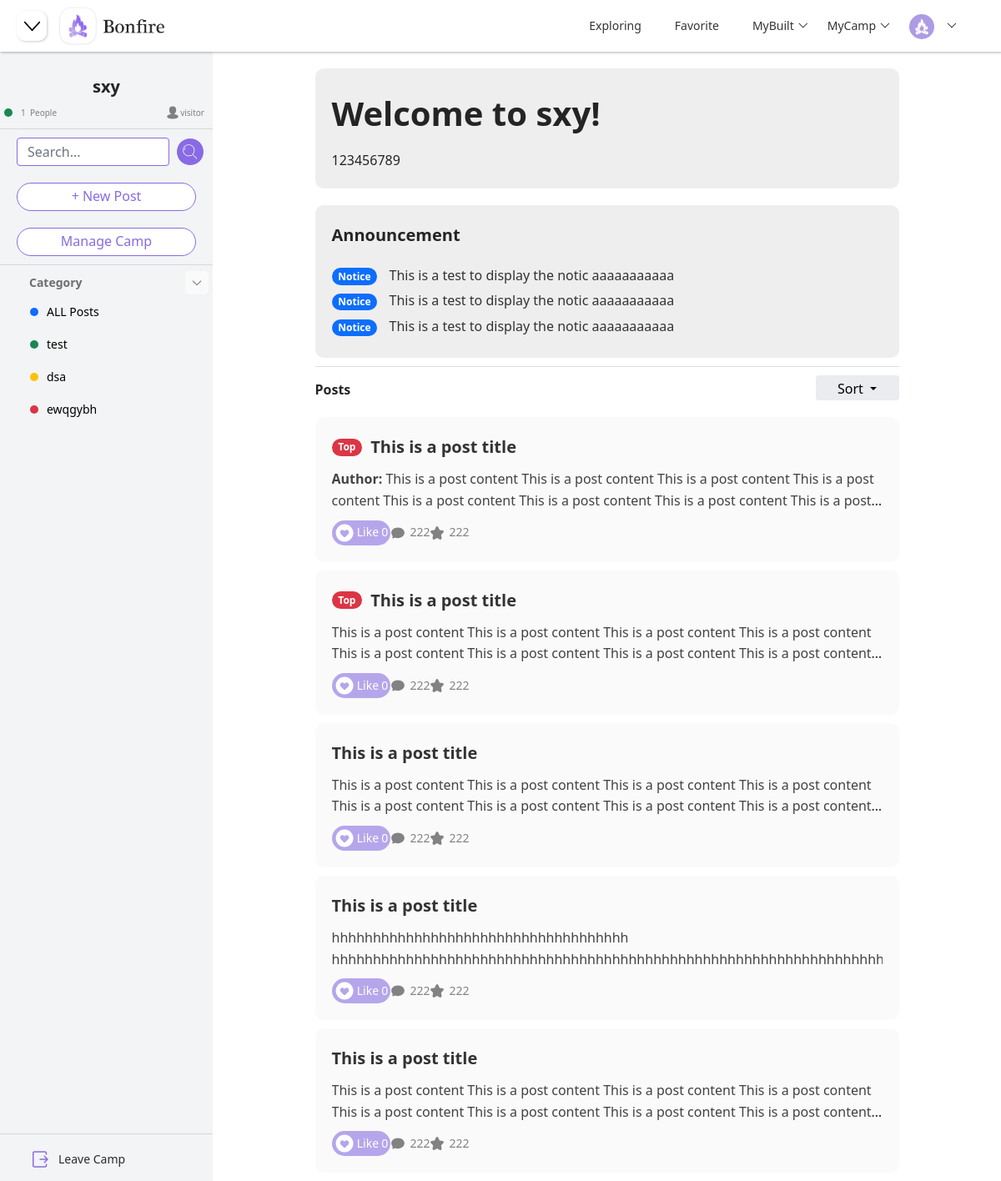
Before: /camp/4 (signed in) with the older database file.
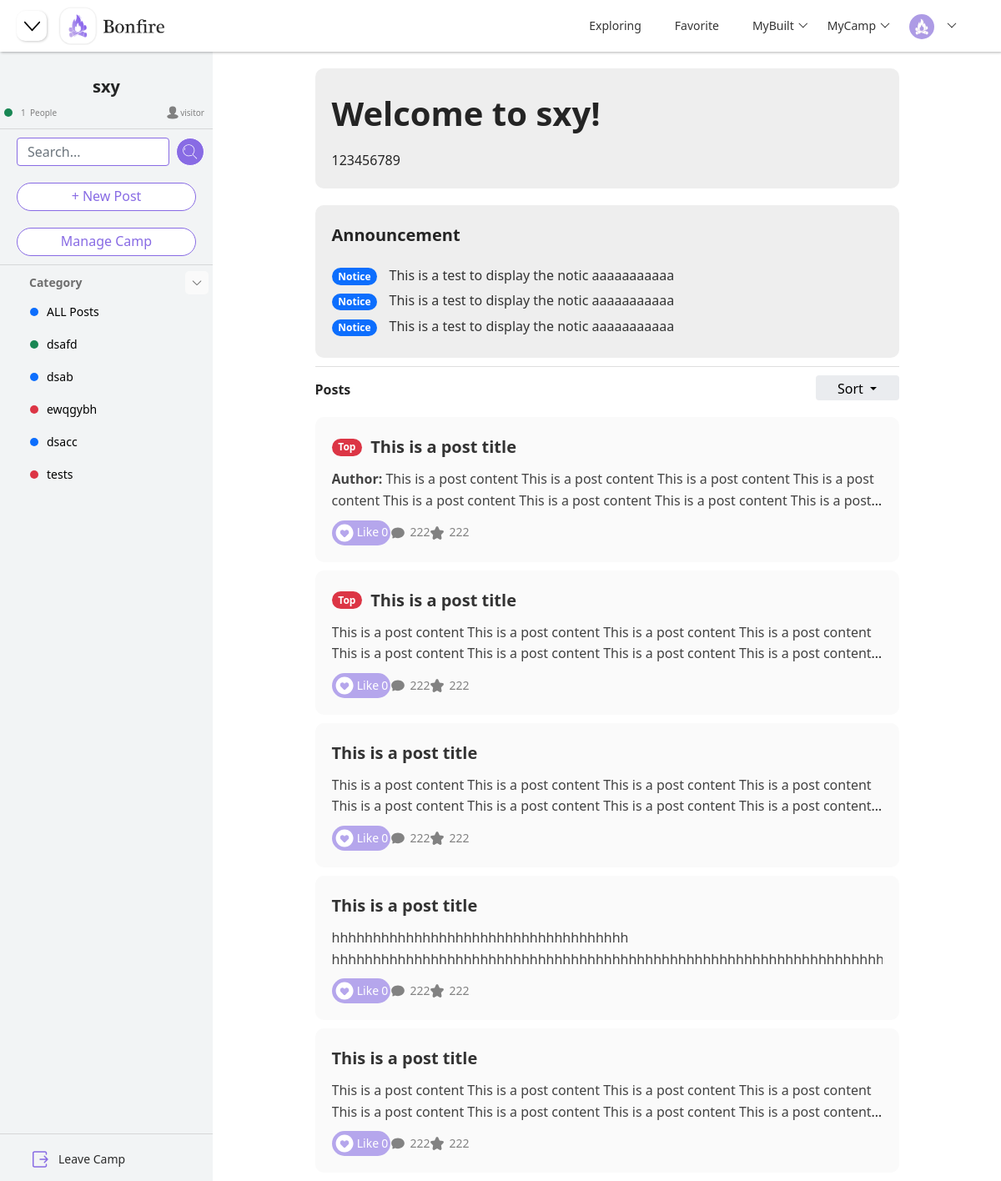
After: the same page with the newer database file.
### models.py (models this page shows)
class CategoryModel(db.Model):
    __tablename__ = "category"
    id = db.Column(db.Integer, primary_key=True, autoincrement=True)
    name = db.Column(db.String(100), nullable=False, unique=False)
    color = db.Column(db.String(100), nullable=False, unique=False)
    create_time = db.Column(db.DateTime, default=datetime.now)
    camp_id = db.Column(db.Integer, db.ForeignKey("camp.id"))
    camp = db.relationship("CampModel", backref="categories")

### blueprints/camp.py (the view)
class Camp(Resource):
    def get(self, camp_id):
        session["camp_id"] = camp_id
        camp = CampModel.query.filter_by(id=camp_id).first()
        camp_user = CampUserModel.query.filter_by(camp_id=camp_id).all()
        users_num = len(camp_user)
        camp_dict = {"camp_id": camp.id, "camp_name": camp.name, "camp_description": camp.description,
                     "camp_background": camp.background, "users_num": users_num}
        user_id = session.get("user_id")
        if user_id:
            camp_user = CampUserModel.query.filter_by(user_id=user_id, camp_id=camp_id).first()
            if camp_user:
                identity = camp_user.identity
            else:
                identity = "visitor"
        else:
            identity = "visitor"
        categories = CategoryModel.query.filter_by(camp_id=camp_id).all()
        categories_list = []
        categories_dict = {}
        for category in categories:
            categories_dict["category_id"] = category.id
            categories_dict["category_name"] = category.name
            categories_dict["category_color"] = category.color
            categories_list.append(categories_dict)
            categories_dict = {}
        print(categories_list)
        return render_template("camp.html", camp=camp_dict, categories=categories_list, identity=identity)

### app.py (called while the page is built)
@app.before_request
def before_request():
    user_id = session.get("user_id")
    if user_id:
        try:
            user = UserModel.query.get(user_id)
            g.user = user
        except:
            g.user = None

@app.context_processor
def context_processor():
    if hasattr(g, "user"):
        return {"user": g.user}
    else:
        return {}

### blueprints/camp.py (called while the page is built)
@api.representation('text/html')
def output_html(data, code, headers=None):
    if isinstance(data, str):
        resp = Response(data)
        return resp
    else:
        return Response(json.dumps(data), mimetype='application/json')

### templates/camp.html (shortened to what this page needs)
{% extends "components/index_navi.html" %}
{% block head %}
    <link rel="stylesheet" href="{{ url_for('static', filename='css/camp.css') }}">
{% endblock %}
{% block navi_shrink %}
    <button class="justify-content-start shrink-btn" onclick="side()">
    </button>
{% endblock %}
{% block body %}
    {% include "components/camp_side.html" %}
    {% include "components/show_posts.html" %}
{% endblock %}

### templates/components/camp_side.html (shortened to what this page needs)
<div class="container-fluid" id="main-body">
    <div class="side-menu" id="side-menu">
        <div id="hide-menu">
            <div class="camp-info" id="camp-info">
                <h3 class="camp-name">
                    {{ camp["camp_name"] }}
                </h3>
                <div class="people-info">
                    <div class="item-info-people">
                        <div class="circle bg-success"></div>
                        <p class="info-people">{{ camp["users_num"] }} &nbsp</p>
                        <p class="info-people">People</p>
                    </div>
                    <div class="camp-identity">
                        <p class="info-people">{{ identity }}</p>
                    </div>
                </div>
            </div>
            <hr class="segmentation">
            <form class="d-flex" id="search-bar" method="get">
                <input class="form-control me-2 add-input" type="search" placeholder="Search..." name="todos">
                <button class="btn btn-primary" type="submit" id="search-btn">
                </button>
            </form>
            <button class="side-btn">
                + New Post
            </button>
            <button class="side-btn">
                Manage Camp
            </button>
            <hr class="segmentation">
            <div class="side-title">
                <p id="category_list">Category</p>
                <button style="transform: rotate(0deg)" type="button" class="btn-toggle side-title-btn"
                        id="side-title-btn2"
                        onclick="rotate()" data-bs-toggle="collapse" data-bs-target="#dashboard">
                </button>
            </div>
            <div class="collapse show" id="dashboard">
                <div class="side-list2 side-list3">
                    <ul class="nav nav-pills flex-column mb-auto">
                        <li class="nav-item nav-items nav-link list-items2">
                            <a href=""
                               class="list-item-link">
                                <div class="circle bg-primary"></div>
                                ALL Posts
                            </a>
                        </li>
                        {% for category in categories %}
                            {% if category["category_color"] == "blue" %}
                                {% set color = "bg-primary" %}
                            {% elif category["category_color"] == "red" %}
                                {% set color = "bg-danger" %}
                            {% elif category["category_color"] == "green" %}
                                {% set color = "bg-success" %}
                            {% elif category["category_color"] == "yellow" %}
                                {% set color = "bg-warning" %}
                            {% endif %}
                            <li class="nav-item nav-items nav-link list-items2">
                                <a href=""
                                   class="list-item-link">
                                    <div class="circle {{ color }}"></div>
                                    {{ category["category_name"] }}
                                </a>
                            </li>
                        {% endfor %}
                    </ul>
                </div>
            </div>
            <div class="side-bottom">
                <hr class="segmentation">
                <div class="dropdown">
                    <ul class="nav nav-pills flex-column mb-auto " id="side-list">
                        <li class="nav-item nav-items">
                            <a href="" class="nav-link list-items">
                                Leave Camp
                            </a>
                        </li>
                    </ul>
                </div>
            </div>
        </div>
    </div>
</div>

Changed rows visible on the page:
changed CategoryModel: category_name "test" → "dsafd"
changed CategoryModel: category_name "dsa" → "dsab"
added CategoryModel: category_name "dsacc"
added CategoryModel: category_name "tests"
